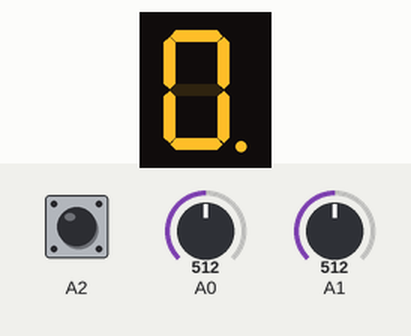
A sketch run on a simulated Arduino Uno, built with avr-gcc and run on an emulated ATmega328P. Shown: 1-digit seven-segment display. Wiring (inferred from the names in the program): 1-digit 7-segment display, segments lit when LOW: segments pin 7, pin 8, pin 4, pin 5, pin 2, pin 3, pin 9, pin 6. Inputs (shaded band) come from the test bench; at power-on: A0 = 512, A1 = 512, A2 HIGH. The segment pins are drawn as the display they are named for.

Above: at 1.25 s.
1.3 s: A0 set to 306
At 2.2 s:
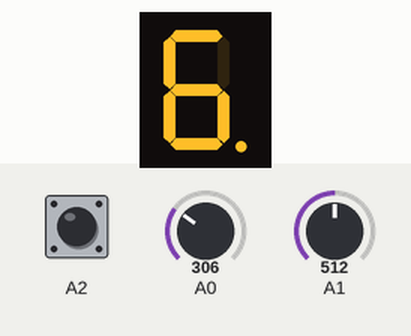
2.8 s: A1 set to 716
At 3.0 s:
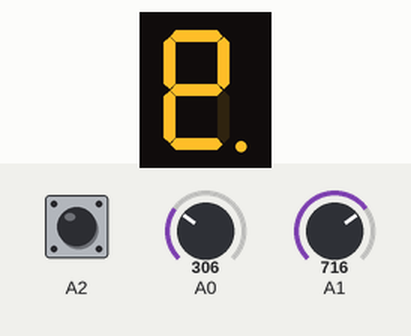
Timing chart, 0 to 5.8 s (numbered marks = the images above; inputs shaded):
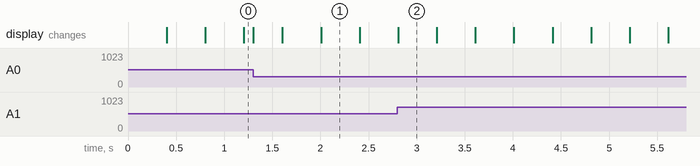

The sketch:

7seg.ino
```cpp
enum Segments
{
  A = 0, B, C, D, E, F, G, DP, SEG_SIZE
};

int transition[SEG_SIZE][4] =
{
  { A, G, F, B },
  { A, G, F, B },
  { G, D, E, DP },
  { G, D, E, C },
  { G, D, E, C },
  { A, G, F, B },
  { A, D, G, G },
  { DP, DP, C, DP }
};

struct Joystick
{
  int vrx;
  int vry;
  int sw;

  int x;
  int y;
  bool btn;

  Joystick(int _vrx, int _vry, int _sw): vrx(_vrx), vry(_vry), sw(_sw) {}

  init()
  {
    pinMode(vrx, INPUT);
    pinMode(vry, INPUT);
    pinMode(sw, INPUT_PULLUP);

    x = analogRead(vrx);
    y = analogRead(vry);
    btn = digitalRead(sw);
  }
};

int pins[SEG_SIZE] = { 6, 7, 8, 4, 5, 2, 3, 9 };

Joystick joystick(A0, A1, A2);
unsigned long lastPress = 0;
unsigned long timeToReset = 2000;
int midPoint = 512;
int safeZone = 200;

bool blinkState = false;
int blinkDelay = 400;
unsigned long lastBlink = 0;

unsigned char state;
int pos;

void reset()
{
  state = 0;
  pos = DP;
}

void move()
{
  int new_x = analogRead(joystick.vrx);
  int new_y = analogRead(joystick.vry);

  if(abs(midPoint - joystick.x) < safeZone)
  {
    if(new_x < midPoint - safeZone)
      pos = transition[pos][2];
    else if(new_x > midPoint + safeZone)
      pos = transition[pos][3];
  }

  if(abs(midPoint - joystick.y) < safeZone)
  {
    if(new_y < midPoint - safeZone)
      pos = transition[pos][0];
    else if(new_y > midPoint + safeZone)
      pos = transition[pos][1];
  }

  joystick.x = new_x;
  joystick.y = new_y;
}

void press()
{
  bool new_btn = digitalRead(joystick.sw);

  if(joystick.btn != new_btn && new_btn == LOW)
  {
    lastPress = millis();
    state ^= 1 << pos;
  }

  if(joystick.btn == LOW && (millis() - lastPress > timeToReset))
    reset();

  joystick.btn = new_btn;
}

void blink()
{
  if(millis() - lastBlink > blinkDelay)
  {
    lastBlink = millis();
    blinkState = !blinkState;
  }
}

void draw()
{
  for(int i = 0; i < SEG_SIZE; i++)
    digitalWrite(pins[i], (i == pos) ? blinkState : ((state >> i) & 1));
}

void setup()
{
  for(int i = 0; i < SEG_SIZE; i++)
    pinMode(pins[i], OUTPUT);

  joystick.init();

  reset();
}

void loop()
{
  move();
  press();
  blink();
  draw();
}
```

Measured:
- after the input at 1.3 s, the display: changes at once (image 1)
- after the input at 2.8 s, the display: changes at once (image 2)
- what the display in image 1 shows lasts 0.4 s, from 2.0 s to 2.4 s
